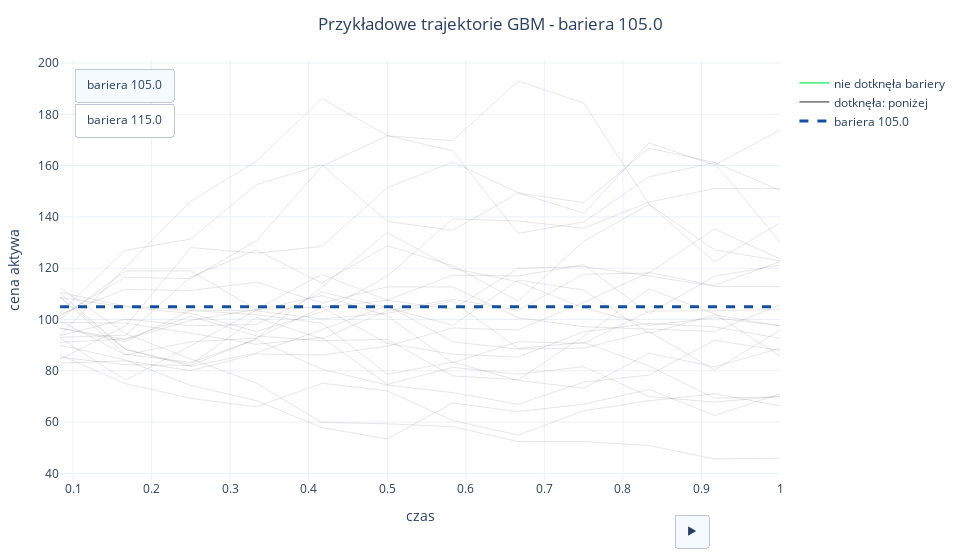

Notebook code cell kept with this figure:
### Code cell
import sys
from pathlib import Path

ROOT = Path.cwd().resolve().parent
if str(ROOT) not in sys.path:
    sys.path.insert(0, str(ROOT))

from scripts.trajectories_plot import build_gbm_trajectories_figure

fig = build_gbm_trajectories_figure()
fig.show()

### Figure 1 — Plotly figure (JSON) as saved in the notebook; plotly's stock layout.template omitted (floating-point values rounded to 4 significant figures)
{"data": [{"hoverinfo": "skip", "line": {"color": "rgba(0,0,0,0.10)", "width": 1}, "mode": "lines", "showlegend": false, "type": "scatter", "visible": true, "x": [0.08333, 0.1667, 0.25, 0.3333, 0.4167, 0.5, 0.5833, 0.6667, 0.75, 0.8333, 0.9167, 1.0], "y": [91.09, 92.47, 101.2, 93.56, 91.8, 92.2, 78.0, 76.52, 93.4, 111.9, 102.2, 85.84]}, {"hoverinfo": "skip", "line": {"color": "rgba(0,0,0,0.10)", "width": 1}, "mode": "lines", "showlegend": false, "type": "scatter", "visible": true, "x": [0.08333, 0.1667, 0.25, 0.3333, 0.4167, 0.5, 0.5833, 0.6667, 0.75, 0.8333, 0.9167, 1.0], "y": [82.97, 83.9, 80.1, 86.55, 86.15, 89.58, 96.7, 95.9, 106.6, 118.3, 113.2, 122.6]}, {"hoverinfo": "skip", "line": {"color": "rgba(0,0,0,0.10)", "width": 1}, "mode": "lines", "showlegend": false, "type": "scatter", "visible": true, "x": [0.08333, 0.1667, 0.25, 0.3333, 0.4167, 0.5, 0.5833, 0.6667, 0.75, 0.8333, 0.9167, 1.0], "y": [110.2, 88.43, 81.7, 86.97, 96.01, 105.5, 91.3, 88.49, 88.83, 95.23, 80.33, 95.79]}, {"hoverinfo": "skip", "line": {"color": "rgba(0,0,0,0.10)", "width": 1}, "mode": "lines", "showlegend": false, "type": "scatter", "visible": true, "x": [0.08333, 0.1667, 0.25, 0.3333, 0.4167, 0.5, 0.5833, 0.6667, 0.75, 0.8333, 0.9167, 1.0], "y": [102.6, 127.0, 131.4, 152.6, 160.4, 138.2, 134.8, 149.3, 145.6, 166.8, 161.2, 150.4]}, {"hoverinfo": "skip", "line": {"color": "rgba(0,0,0,0.10)", "width": 1}, "mode": "lines", "showlegend": false, "type": "scatter", "visible": true, "x": [0.08333, 0.1667, 0.25, 0.3333, 0.4167, 0.5, 0.5833, 0.6667, 0.75, 0.8333, 0.9167, 1.0], "y": [100.2, 118.9, 118.9, 103.9, 104.8, 90.65, 86.48, 85.36, 95.23, 98.45, 97.1, 92.67]}, {"hoverinfo": "skip", "line": {"color": "rgba(0,0,0,0.10)", "width": 1}, "mode": "lines", "showlegend": false, "type": "scatter", "visible": true, "x": [0.08333, 0.1667, 0.25, 0.3333, 0.4167, 0.5, 0.5833, 0.6667, 0.75, 0.8333, 0.9167, 1.0], "y": [99.41, 86.22, 91.32, 92.72, 104.8, 107.5, 104.0, 120.0, 120.6, 117.0, 112.9, 112.8]}, {"hoverinfo": "skip", "line": {"color": "rgba(0,0,0,0.10)", "width": 1}, "mode": "lines", "showlegend": false, "type": "scatter", "visible": true, "x": [0.08333, 0.1667, 0.25, 0.3333, 0.4167, 0.5, 0.5833, 0.6667, 0.75, 0.8333, 0.9167, 1.0], "y": [112.3, 94.54, 84.56, 75.22, 59.84, 59.34, 58.21, 52.37, 52.4, 50.87, 45.61, 45.91]}, {"hoverinfo": "skip", "line": {"color": "rgba(0,0,0,0.10)", "width": 1}, "mode": "lines", "showlegend": false, "type": "scatter", "visible": true, "x": [0.08333, 0.1667, 0.25, 0.3333, 0.4167, 0.5, 0.5833, 0.6667, 0.75, 0.8333, 0.9167, 1.0], "y": [84.47, 97.46, 128.0, 125.9, 128.5, 151.4, 161.4, 149.4, 141.4, 168.9, 160.2, 173.8]}, {"hoverinfo": "skip", "line": {"color": "rgba(0,0,0,0.10)", "width": 1}, "mode": "lines", "showlegend": false, "type": "scatter", "visible": true, "x": [0.08333, 0.1667, 0.25, 0.3333, 0.4167, 0.5, 0.5833, 0.6667, 0.75, 0.8333, 0.9167, 1.0], "y": [85.3, 82.38, 82.07, 92.55, 112.6, 133.9, 119.9, 114.7, 104.5, 97.74, 100.7, 97.56]}, {"hoverinfo": "skip", "line": {"color": "rgba(0,0,0,0.10)", "width": 1}, "mode": "lines", "showlegend": false, "type": "scatter", "visible": true, "x": [0.08333, 0.1667, 0.25, 0.3333, 0.4167, 0.5, 0.5833, 0.6667, 0.75, 0.8333, 0.9167, 1.0], "y": [108.6, 86.42, 83.25, 92.23, 80.62, 74.4, 71.47, 66.94, 75.57, 78.32, 91.9, 87.93]}, {"hoverinfo": "skip", "line": {"color": "rgba(0,0,0,0.10)", "width": 1}, "mode": "lines", "showlegend": false, "type": "scatter", "visible": true, "x": [0.08333, 0.1667, 0.25, 0.3333, 0.4167, 0.5, 0.5833, 0.6667, 0.75, 0.8333, 0.9167, 1.0], "y": [110.6, 105.2, 103.5, 101.9, 98.57, 78.61, 83.4, 76.23, 73.23, 86.86, 81.52, 88.79]}, {"hoverinfo": "skip", "line": {"color": "rgba(0,0,0,0.10)", "width": 1}, "mode": "lines", "showlegend": false, "type": "scatter", "visible": true, "x": [0.08333, 0.1667, 0.25, 0.3333, 0.4167, 0.5, 0.5833, 0.6667, 0.75, 0.8333, 0.9167, 1.0], "y": [96.66, 91.32, 103.7, 103.4, 100.3, 102.4, 107.2, 88.71, 91.11, 81.9, 69.31, 69.8]}, {"hoverinfo": "skip", "line": {"color": "rgba(0,0,0,0.10)", "width": 1}, "mode": "lines", "showlegend": false, "type": "scatter", "visible": true, "x": [0.08333, 0.1667, 0.25, 0.3333, 0.4167, 0.5, 0.5833, 0.6667, 0.75, 0.8333, 0.9167, 1.0], "y": [86.14, 75.0, 69.25, 65.94, 75.15, 72.2, 60.59, 54.93, 64.4, 68.29, 71.04, 66.31]}, {"hoverinfo": "skip", "line": {"color": "rgba(0,0,0,0.10)", "width": 1}, "mode": "lines", "showlegend": false, "type": "scatter", "visible": true, "x": [0.08333, 0.1667, 0.25, 0.3333, 0.4167, 0.5, 0.5833, 0.6667, 0.75, 0.8333, 0.9167, 1.0], "y": [93.75, 120.4, 146.1, 161.8, 186.2, 171.7, 165.8, 133.6, 138.0, 155.6, 161.2, 130.2]}, {"hoverinfo": "skip", "line": {"color": "rgba(0,0,0,0.10)", "width": 1}, "mode": "lines", "showlegend": false, "type": "scatter", "visible": true, "x": [0.08333, 0.1667, 0.25, 0.3333, 0.4167, 0.5, 0.5833, 0.6667, 0.75, 0.8333, 0.9167, 1.0], "y": [93.68, 100.2, 97.58, 98.08, 110.7, 104.6, 97.73, 115.3, 111.4, 94.57, 101.8, 97.51]}, {"hoverinfo": "skip", "line": {"color": "rgba(0,0,0,0.10)", "width": 1}, "mode": "lines", "showlegend": false, "type": "scatter", "visible": true, "x": [0.08333, 0.1667, 0.25, 0.3333, 0.4167, 0.5, 0.5833, 0.6667, 0.75, 0.8333, 0.9167, 1.0], "y": [108.9, 88.31, 82.37, 100.8, 92.45, 103.4, 107.9, 103.6, 117.6, 118.1, 135.3, 123.7]}, {"hoverinfo": "skip", "line": {"color": "rgba(0,0,0,0.10)", "width": 1}, "mode": "lines", "showlegend": false, "type": "scatter", "visible": true, "x": [0.08333, 0.1667, 0.25, 0.3333, 0.4167, 0.5, 0.5833, 0.6667, 0.75, 0.8333, 0.9167, 1.0], "y": [96.63, 92.25, 99.66, 104.0, 117.7, 107.5, 117.3, 117.0, 121.3, 102.3, 116.9, 121.2]}, {"hoverinfo": "skip", "line": {"color": "rgba(0,0,0,0.10)", "width": 1}, "mode": "lines", "showlegend": false, "type": "scatter", "visible": true, "x": [0.08333, 0.1667, 0.25, 0.3333, 0.4167, 0.5, 0.5833, 0.6667, 0.75, 0.8333, 0.9167, 1.0], "y": [90.01, 84.21, 74.26, 68.38, 57.84, 53.41, 67.46, 64.09, 66.99, 72.71, 62.56, 71.05]}, {"hoverinfo": "skip", "line": {"color": "rgba(0,0,0,0.10)", "width": 1}, "mode": "lines", "showlegend": false, "type": "scatter", "visible": true, "x": [0.08333, 0.1667, 0.25, 0.3333, 0.4167, 0.5, 0.5833, 0.6667, 0.75, 0.8333, 0.9167, 1.0], "y": [102.1, 111.7, 111.3, 114.6, 106.4, 112.7, 112.7, 100.7, 97.18, 96.28, 95.31, 105.7]}, {"hoverinfo": "skip", "line": {"color": "rgba(0,0,0,0.10)", "width": 1}, "mode": "lines", "showlegend": false, "type": "scatter", "visible": true, "x": [0.08333, 0.1667, 0.25, 0.3333, 0.4167, 0.5, 0.5833, 0.6667, 0.75, 0.8333, 0.9167, 1.0], "y": [93.08, 93.88, 116.6, 127.1, 114.2, 128.7, 121.0, 107.2, 130.5, 144.8, 122.5, 137.6]}, {"hoverinfo": "skip", "line": {"color": "rgba(0,0,0,0.10)", "width": 1}, "mode": "lines", "showlegend": false, "type": "scatter", "visible": true, "x": [0.08333, 0.1667, 0.25, 0.3333, 0.4167, 0.5, 0.5833, 0.6667, 0.75, 0.8333, 0.9167, 1.0], "y": [101.4, 116.4, 115.9, 130.6, 159.8, 171.6, 169.7, 193.0, 184.4, 144.9, 127.1, 122.9]}, {"hoverinfo": "skip", "line": {"color": "rgba(0,0,0,0.10)", "width": 1}, "mode": "lines", "showlegend": false, "type": "scatter", "visible": true, "x": [0.08333, 0.1667, 0.25, 0.3333, 0.4167, 0.5, 0.5833, 0.6667, 0.75, 0.8333, 0.9167, 1.0], "y": [92.76, 76.37, 89.83, 103.7, 109.3, 101.4, 83.07, 91.35, 90.67, 103.3, 103.4, 103.9]}, {"hoverinfo": "skip", "line": {"color": "rgba(0,0,0,0.10)", "width": 1}, "mode": "lines", "showlegend": false, "type": "scatter", "visible": true, "x": [0.08333, 0.1667, 0.25, 0.3333, 0.4167, 0.5, 0.5833, 0.6667, 0.75, 0.8333, 0.9167, 1.0], "y": [98.83, 98.6, 94.65, 90.29, 92.99, 74.65, 81.36, 78.66, 81.64, 69.95, 67.77, 70.1]}, {"hoverinfo": "skip", "line": {"color": "rgba(0,0,0,0.10)", "width": 1}, "mode": "lines", "showlegend": false, "type": "scatter", "visible": true, "x": [0.08333, 0.1667, 0.25, 0.3333, 0.4167, 0.5, 0.5833, 0.6667, 0.75, 0.8333, 0.9167, 1.0], "y": [108.6, 104.9, 102.4, 95.31, 103.0, 116.9, 139.2, 138.4, 135.6, 145.8, 151.1, 151.0]}, {"line": {"color": "#55ef8b", "width": 1.6}, "mode": "lines", "name": "nie dotknęła bariery", "showlegend": true, "type": "scatter", "visible": true, "x": [0.08333], "y": [86.38]}, {"hoverinfo": "skip", "line": {"color": "#858585", "width": 1.6}, "mode": "lines", "name": "dotknęła: poniżej", "showlegend": true, "type": "scatter", "visible": true, "x": [0.08333], "y": [92.45]}, {"hoverinfo": "skip", "line": {"color": "#C66262", "width": 1.6}, "mode": "lines", "name": "dotknęła: powyżej", "showlegend": true, "type": "scatter", "visible": true, "x": [], "y": []}, {"hoverinfo": "skip", "line": {"color": "#858585", "width": 1.6}, "mode": "lines", "showlegend": false, "type": "scatter", "visible": true, "x": [0.08333], "y": [98.3]}, {"hoverinfo": "skip", "line": {"color": "#C66262", "width": 1.6}, "mode": "lines", "showlegend": false, "type": "scatter", "visible": true, "x": [], "y": []}, {"hoverinfo": "skip", "line": {"color": "#C66262", "width": 1.6}, "mode": "lines", "showlegend": false, "type": "scatter", "visible": true, "x": [0.08333], "y": [107.9]}, {"hoverinfo": "skip", "line": {"color": "#858585", "width": 1.6}, "mode": "lines", "showlegend": false, "type": "scatter", "visible": true, "x": [], "y": []}, {"hoverinfo": "skip", "line": {"color": "#C66262", "width": 1.6}, "mode": "lines", "showlegend": false, "type": "scatter", "visible": true, "x": [], "y": []}, {"hoverinfo": "skip", "line": {"color": "#858585", "width": 1.6}, "mode": "lines", "showlegend": false, "type": "scatter", "visible": true, "x": [], "y": []}, {"hoverinfo": "skip", "line": {"color": "#C66262", "width": 1.6}, "mode": "lines", "showlegend": false, "type": "scatter", "visible": true, "x": [], "y": []}, {"hoverinfo": "skip", "line": {"color": "#858585", "width": 1.6}, "mode": "lines", "showlegend": false, "type": "scatter", "visible": true, "x": [0.08333], "y": [100.5]}, {"hoverinfo": "skip", "line": {"color": "#C66262", "width": 1.6}, "mode": "lines", "showlegend": false, "type": "scatter", "visible": true, "x": [], "y": []}, {"hoverinfo": "skip", "line": {"color": "#858585", "width": 1.6}, "mode": "lines", "showlegend": false, "type": "scatter", "visible": true, "x": [], "y": []}, {"hoverinfo": "skip", "line": {"color": "#C66262", "width": 1.6}, "mode": "lines", "showlegend": false, "type": "scatter", "visible": true, "x": [], "y": []}, {"hoverinfo": "skip", "line": {"color": "#858585", "width": 1.6}, "mode": "lines", "showlegend": false, "type": "scatter", "visible": true, "x": [], "y": []}, {"line": {"color": "#55ef8b", "width": 1.6}, "mode": "lines", "showlegend": false, "type": "scatter", "visible": true, "x": [0.08333], "y": [99.17]}, {"hoverinfo": "skip", "line": {"color": "#858585", "width": 1.6}, "mode": "lines", "showlegend": false, "type": "scatter", "visible": true, "x": [0.08333], "y": [99.97]}, {"hoverinfo": "skip", "line": {"color": "#C66262", "width": 1.6}, "mode": "lines", "showlegend": false, "type": "scatter", "visible": true, "x": [], "y": []}, {"hoverinfo": "skip", "line": {"color": "#858585", "width": 1.6}, "mode": "lines", "showlegend": false, "type": "scatter", "visible": true, "x": [], "y": []}, {"hoverinfo": "skip", "line": {"color": "#C66262", "width": 1.6}, "mode": "lines", "showlegend": false, "type": "scatter", "visible": true, "x": [], "y": []}, {"hoverinfo": "skip", "line": {"color": "#858585", "width": 1.6}, "mode": "lines", "showlegend": false, "type": "scatter", "visible": true, "x": [], "y": []}, {"hoverinfo": "skip", "line": {"color": "#858585", "width": 1.6}, "mode": "lines", "showlegend": false, "type": "scatter", "visible": true, "x": [0.08333], "y": [94.24]}, {"hoverinfo": "skip", "line": {"color": "#C66262", "width": 1.6}, "mode": "lines", "showlegend": false, "type": "scatter", "visible": true, "x": [], "y": []}, {"hoverinfo": "skip", "line": {"color": "#14509d", "dash": "dash", "width": 3}, "mode": "lines", "name": "bariera 105.0", "type": "scatter", "visible": true, "x": [0.08333, 1], "y": [105, 105]}, {"line": {"color": "#55ef8b", "width": 1.6}, "mode": "lines", "name": "nie dotknęła bariery", "showlegend": true, "type": "scatter", "visible": false, "x": [0.08333], "y": [86.38]}, {"hoverinfo": "skip", "line": {"color": "#858585", "width": 1.6}, "mode": "lines", "name": "dotknęła: poniżej", "showlegend": true, "type": "scatter", "visible": false, "x": [0.08333], "y": [92.45]}, {"hoverinfo": "skip", "line": {"color": "#C66262", "width": 1.6}, "mode": "lines", "name": "dotknęła: powyżej", "showlegend": true, "type": "scatter", "visible": false, "x": [], "y": []}, {"hoverinfo": "skip", "line": {"color": "#858585", "width": 1.6}, "mode": "lines", "showlegend": false, "type": "scatter", "visible": false, "x": [], "y": []}, {"hoverinfo": "skip", "line": {"color": "#858585", "width": 1.6}, "mode": "lines", "showlegend": false, "type": "scatter", "visible": false, "x": [0.08333], "y": [98.3]}, {"hoverinfo": "skip", "line": {"color": "#C66262", "width": 1.6}, "mode": "lines", "showlegend": false, "type": "scatter", "visible": false, "x": [], "y": []}, {"hoverinfo": "skip", "line": {"color": "#858585", "width": 1.6}, "mode": "lines", "showlegend": false, "type": "scatter", "visible": false, "x": [], "y": []}, {"hoverinfo": "skip", "line": {"color": "#C66262", "width": 1.6}, "mode": "lines", "showlegend": false, "type": "scatter", "visible": false, "x": [], "y": []}, {"line": {"color": "#55ef8b", "width": 1.6}, "mode": "lines", "showlegend": false, "type": "scatter", "visible": false, "x": [0.08333], "y": [107.9]}, {"hoverinfo": "skip", "line": {"color": "#858585", "width": 1.6}, "mode": "lines", "showlegend": false, "type": "scatter", "visible": false, "x": [0.08333], "y": [100.5]}, {"hoverinfo": "skip", "line": {"color": "#C66262", "width": 1.6}, "mode": "lines", "showlegend": false, "type": "scatter", "visible": false, "x": [], "y": []}, {"hoverinfo": "skip", "line": {"color": "#858585", "width": 1.6}, "mode": "lines", "showlegend": false, "type": "scatter", "visible": false, "x": [], "y": []}, {"line": {"color": "#55ef8b", "width": 1.6}, "mode": "lines", "showlegend": false, "type": "scatter", "visible": false, "x": [0.08333], "y": [99.17]}, {"line": {"color": "#55ef8b", "width": 1.6}, "mode": "lines", "showlegend": false, "type": "scatter", "visible": false, "x": [0.08333], "y": [99.97]}, {"hoverinfo": "skip", "line": {"color": "#858585", "width": 1.6}, "mode": "lines", "showlegend": false, "type": "scatter", "visible": false, "x": [0.08333], "y": [94.24]}, {"hoverinfo": "skip", "line": {"color": "#C66262", "width": 1.6}, "mode": "lines", "showlegend": false, "type": "scatter", "visible": false, "x": [], "y": []}, {"hoverinfo": "skip", "line": {"color": "#14509d", "dash": "dash", "width": 3}, "mode": "lines", "name": "bariera 115.0", "type": "scatter", "visible": false, "x": [0.08333, 1], "y": [115, 115]}], "layout": {"legend": {"x": 1.02, "xanchor": "left", "y": 0.98, "yanchor": "top"}, "margin": {"b": 80, "l": 60, "r": 200, "t": 60}, "title": {"text": "Przykładowe trajektorie GBM - bariera 105.0", "x": 0.5}, "updatemenus": [{"buttons": [{"args": [{"visible": [true, true, true, true, true, true, true, true, true, true, true, true, true, true, true, true, true, true, true, true, true, true, true, true, true, true, true, true, true, true, true, true, true, true, true, true, true, true, true, true, true, true, true, true, true, true, true, true, false, false, false, false, false, false, false, false, false, false, false, false, false, false, false, false, false]}, {"title": "Przykładowe trajektorie GBM - bariera 105.0"}], "label": "bariera 105.0", "method": "update"}, {"args": [{"visible": [true, true, true, true, true, true, true, true, true, true, true, true, true, true, true, true, true, true, true, true, true, true, true, true, false, false, false, false, false, false, false, false, false, false, false, false, false, false, false, false, false, false, false, false, false, false, false, false, true, true, true, true, true, true, true, true, true, true, true, true, true, true, true, true, true]}, {"title": "Przykładowe trajektorie GBM - bariera 115.0"}], "label": "bariera 115.0", "method": "update"}], "direction": "down", "showactive": true, "type": "buttons", "x": 0.02, "xanchor": "left", "y": 0.98, "yanchor": "top"}, {"buttons": [{"args": [["f0", "f1", "f2", "f3", "f4", "f5", "f6", "f7", "f8", "f9", "f10", "f11", "f12", "f13", "f14", "f15", "f16", "f17", "f18", "f19", "f20", "f21", "f22"], {"frame": {"duration": 45, "redraw": false}, "mode": "immediate", "transition": {"duration": 0}}], "label": "▶", "method": "animate"}], "type": "buttons", "x": 0.9, "xanchor": "right", "y": -0.08, "yanchor": "top"}], "width": 980, "xaxis": {"title": {"text": "czas"}}, "yaxis": {"title": {"text": "cena aktywa"}}}}
